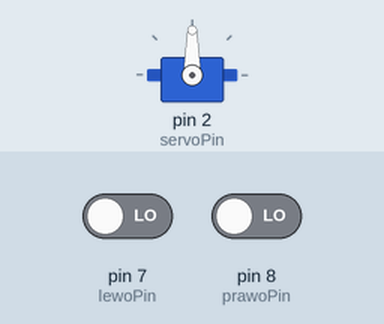
This sketch was run on a simulated Arduino Uno, built with avr-gcc and run on an emulated ATmega328P. Parts: servo. The inputs (shaded band) are chosen by the test bench; at power-on: pin 8 (prawoPin) LOW, pin 7 (lewoPin) LOW.

Above: at 1.2 s.
1.3 s: pin 8 (prawoPin) driven HIGH
At 2.6 s:
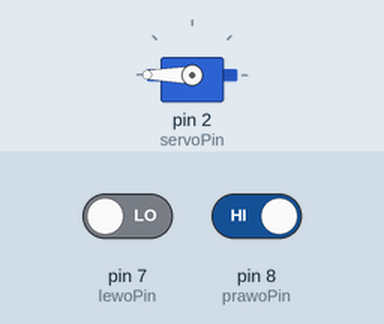
2.9 s: pin 7 (lewoPin) driven HIGH
At 4.1 s:
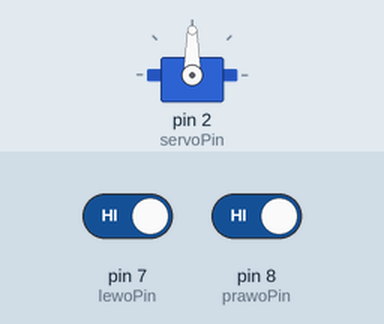
4.5 s: pin 7 (lewoPin) driven LOW
At 5.2 s:
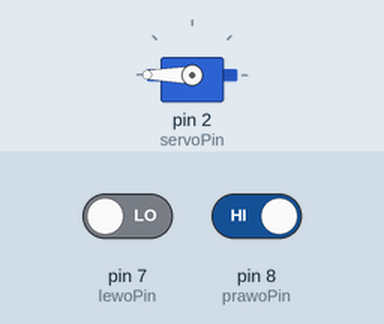
6.1 s: pin 8 (prawoPin) driven LOW
At 7.7 s:
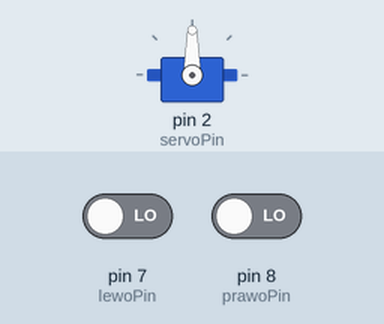
Timing chart, 0 to 8.7 s (numbered marks = the images above; inputs shaded):
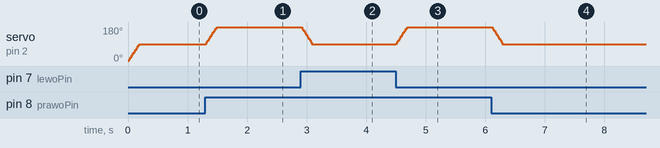

Measured:
- after the input at 1.3 s, servo on pin 2 (servoPin): moves from 90° to 180° over 0.19 s, starting at once
- after the input at 2.9 s, servo on pin 2 (servoPin): moves from 180° to 90° over 0.19 s, starting at once
- after the input at 4.5 s, servo on pin 2 (servoPin): moves from 90° to 180° over 0.19 s, starting at once
- after the input at 6.1 s, servo on pin 2 (servoPin): moves from 180° to 90° over 0.19 s, starting at once

The sketch:

22032024.ino
```cpp
#include<Servo.h>

const int servoPin = 2;
const int lewoPin = 7;
const int prawoPin = 8;

Servo servo;

int servoAngle = 0;

void setup() {
  Serial.begin(9600);
  servo.attach(servoPin);
  pinMode(lewoPin,INPUT);
  pinMode(prawoPin,INPUT);
}

void loop() {
  int lewoValue = digitalRead(lewoPin);
  int prawoValue = digitalRead(prawoPin);
  if (lewoValue == HIGH && servoAngle >= 0) {
    servoAngle--;
  }
  if (prawoValue == HIGH && servoAngle <= 180) {
     servoAngle++;
  }
  if (lewoValue == prawoValue) {
    if (servoAngle < 90) {
      servoAngle++;
    }
    if (servoAngle > 90) {
      servoAngle--;
    }
  }
    servo.write(servoAngle);
    delay(2);
  }

/*
for (int i = 0; i <= 180; i++) {
    servo.write(0.5);
    delay(delayMs);
  }

  for (int i = 180; i >= 0; i--) {
    servo.write(i);
    delay(delayMs);
  }
*/
```
